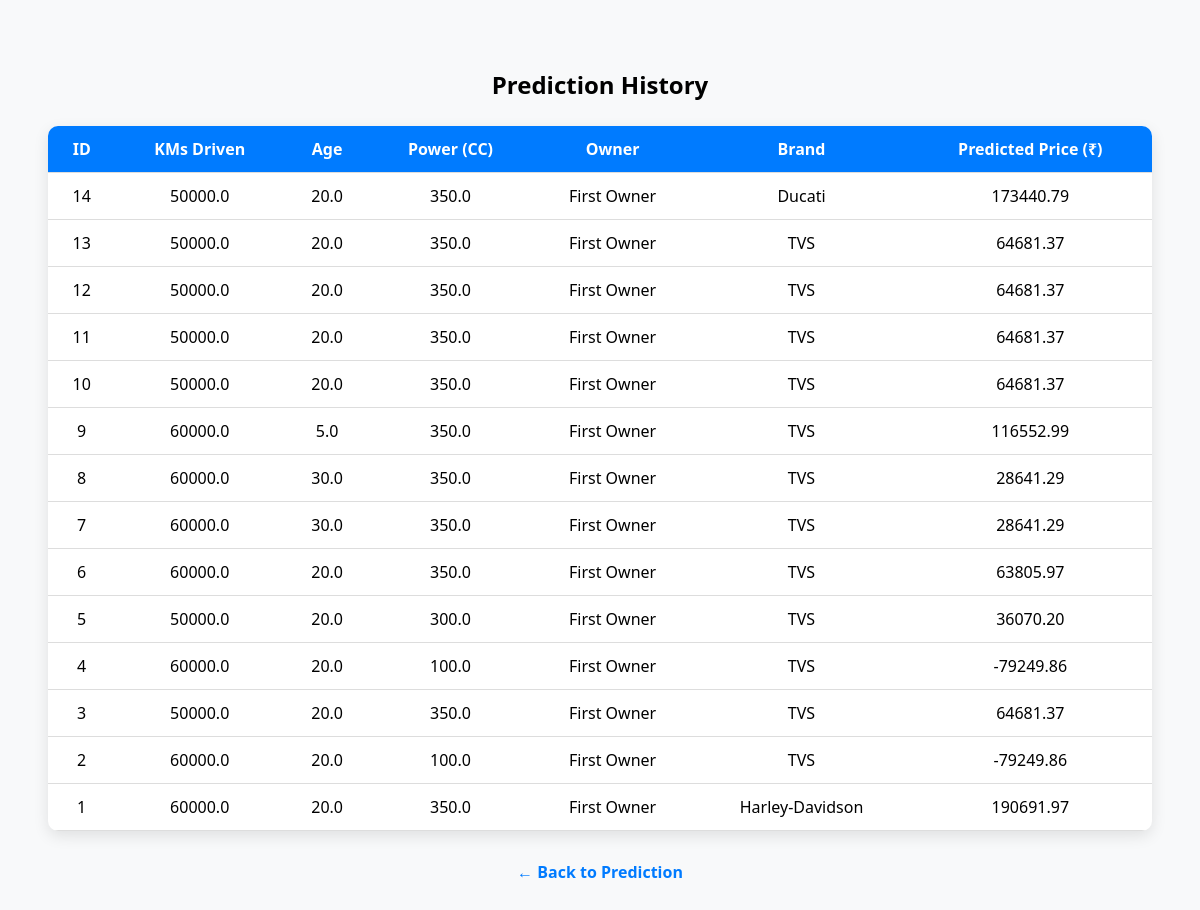
The app's page /history with its own data.
### tables this page shows
CREATE TABLE predictions (
                id INTEGER PRIMARY KEY AUTOINCREMENT,
                kms_driven REAL,
                age REAL,
                power REAL,
                owner TEXT,
                brand TEXT,
                predicted_price REAL
            );

### app.py (the view)
@app.route('/history')
def history():
    import sqlite3
    with sqlite3.connect('predictions.db') as conn:
        conn.row_factory = sqlite3.Row
        rows = conn.execute("SELECT * FROM predictions ORDER BY id DESC").fetchall()
    return render_template('history.html', rows=rows)

### templates/history.html (shortened to what this page needs)
<!DOCTYPE html>
<html lang="en">
<head>
</head>
<body>
    <h2>Prediction History</h2>
    <table>
        <tr>
            <th>ID</th>
            <th>KMs Driven</th>
            <th>Age</th>
            <th>Power (CC)</th>
            <th>Owner</th>
            <th>Brand</th>
            <th>Predicted Price (₹)</th>
        </tr>
        {% for row in rows %}
        <tr>
            <td>{{ row.id }}</td>
            <td>{{ row.kms_driven }}</td>
            <td>{{ row.age }}</td>
            <td>{{ row.power }}</td>
            <td>{{ row.owner }}</td>
            <td>{{ row.brand }}</td>
            <td>{{ "%.2f"|format(row.predicted_price) }}</td>
        </tr>
        {% endfor %}
    </table>
    <a href="/">← Back to Prediction</a>
</body>
</html>

### templates/history.html (style rules this page uses)
body { font-family: 'Segoe UI', Tahoma, Geneva, Verdana, sans-serif; background: #f8f9fa; padding: 40px; }
h2 { text-align: center; margin-bottom: 25px; }
table { width: 100%; border-collapse: collapse; background: white; box-shadow: 0 5px 15px rgba(0,0,0,0.1); border-radius: 10px; overflow: hidden; }
th, td { padding: 12px 15px; border-bottom: 1px solid #ddd; text-align: center; }
th { background: #007BFF; color: white; }
tr { animation: slideIn 0.4s ease-in; }
a { display: block; text-align: center; margin-top: 30px; text-decoration: none; color: #007BFF; font-weight: bold; }

### records on screen
predictions: id "14", kms_driven "50000.0", age "20.0", power "350.0", owner "First Owner", brand "Ducati", predicted_price "173440.79"
predictions: id "13", kms_driven "50000.0", age "20.0", power "350.0", owner "First Owner", brand "TVS", predicted_price "64681.37"
predictions: id "12", kms_driven "50000.0", age "20.0", power "350.0", owner "First Owner", brand "TVS", predicted_price "64681.37"
predictions: id "11", kms_driven "50000.0", age "20.0", power "350.0", owner "First Owner", brand "TVS", predicted_price "64681.37"
predictions: id "10", kms_driven "50000.0", age "20.0", power "350.0", owner "First Owner", brand "TVS", predicted_price "64681.37"
predictions: id "9", kms_driven "60000.0", age "5.0", power "350.0", owner "First Owner", brand "TVS", predicted_price "116552.99"
predictions: id "8", kms_driven "60000.0", age "30.0", power "350.0", owner "First Owner", brand "TVS", predicted_price "28641.29"
predictions: id "7", kms_driven "60000.0", age "30.0", power "350.0", owner "First Owner", brand "TVS", predicted_price "28641.29"
predictions: id "6", kms_driven "60000.0", age "20.0", power "350.0", owner "First Owner", brand "TVS", predicted_price "63805.97"
predictions: id "5", kms_driven "50000.0", age "20.0", power "300.0", owner "First Owner", brand "TVS", predicted_price "36070.20"
predictions: id "4", kms_driven "60000.0", age "20.0", power "100.0", owner "First Owner", brand "TVS", predicted_price "-79249.86"
predictions: id "3", kms_driven "50000.0", age "20.0", power "350.0", owner "First Owner", brand "TVS", predicted_price "64681.37"
predictions: id "2", kms_driven "60000.0", age "20.0", power "100.0", owner "First Owner", brand "TVS", predicted_price "-79249.86"
predictions: id "1", kms_driven "60000.0", age "20.0", power "350.0", owner "First Owner", brand "Harley-Davidson", predicted_price "190691.97"
